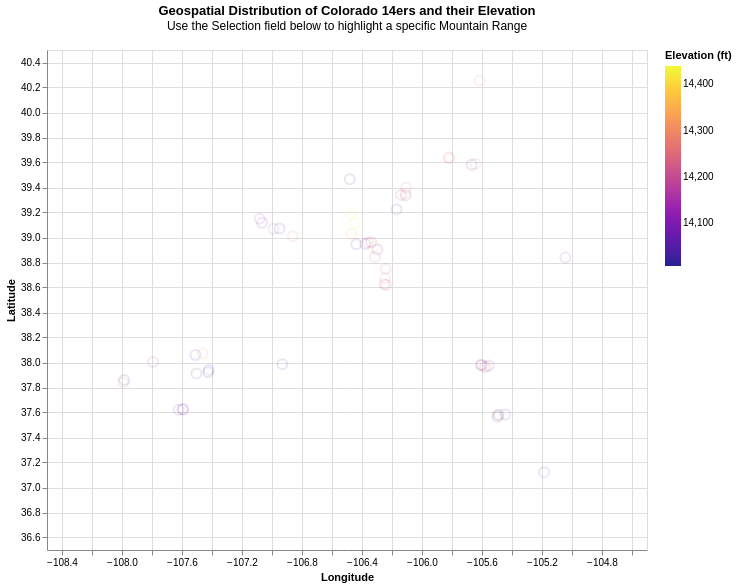

This figure's notebook cell:
### Code cell
#Question 1 | Chart 1: Scatter Plot with Selection Dropdown

#dropdown options with "None"
ranges_with_all = ['None'] + mountain_range

#creating a selection dropdown
select_range = alt.selection_point(
    name='Select',
    fields=['Mountain Range'],
    bind=alt.binding_select(options=ranges_with_all),
    value='None' 
)

condicont = alt.condition(select_range, alt.value(0.9), alt.value(0.1))


scatter_1 = alt.Chart(df_col14er).mark_point(size=100, opacity=0.7).encode(
    alt.X('Long:Q', title='Longitude', scale=alt.Scale(domain=[-108.5, -104.5])),
    alt.Y('Lat:Q', title='Latitude', scale=alt.Scale(domain=[36.5, 40.5])),
    alt.Color('Elevation_ft:Q', title='Elevation (ft)', scale=alt.Scale(scheme='plasma')),
    tooltip=['Mountain Peak', 'Elevation_ft'],
    opacity=condicont
).properties(
    width=600,
    height=500,
    title={
        "text": "Geospatial Distribution of Colorado 14ers and their Elevation",
        "subtitle": ["Use the Selection field below to highlight a specific Mountain Range", ""]
    }
).add_params(
    select_range
)

scatter_1

### Figure 1 — Vega-Lite specification as saved in the notebook (floating-point values rounded to 4 significant figures)
{"config": {"view": {"continuousWidth": 300, "continuousHeight": 300}}, "data": {"name": "data-edeb8de2e50c1a3e782d222b6a868884"}, "mark": {"type": "point", "opacity": 0.7, "size": 100}, "encoding": {"color": {"field": "Elevation_ft", "scale": {"scheme": "plasma"}, "title": "Elevation (ft)", "type": "quantitative"}, "opacity": {"condition": {"param": "Select", "value": 0.9}, "value": 0.1}, "tooltip": [{"field": "Mountain Peak", "type": "nominal"}, {"field": "Elevation_ft", "type": "quantitative"}], "x": {"field": "Long", "scale": {"domain": [-108.5, -104.5]}, "title": "Longitude", "type": "quantitative"}, "y": {"field": "Lat", "scale": {"domain": [36.5, 40.5]}, "title": "Latitude", "type": "quantitative"}}, "height": 500, "params": [{"name": "Select", "select": {"type": "point", "fields": ["Mountain Range"]}, "bind": {"input": "select", "options": ["None", "Elk Mountains", "Front Range", "Mosquito Range", "San Juan Mountains", "Sangre de Cristo Range", "Sawatch Range"]}, "value": "None"}], "title": {"text": "Geospatial Distribution of Colorado 14ers and their Elevation", "subtitle": ["Use the Selection field below to highlight a specific Mountain Range", ""]}, "width": 600, "$schema": "https://vega.github.io/schema/vega-lite/v5.20.1.json", "datasets": {"data-edeb8de2e50c1a3e782d222b6a868884": [{"Mountain Peak": "Mount Elbert", "Mountain Range": "Sawatch Range", "Elevation_ft": 14440, "Prominence_ft": 9093, "Lat": 39.12, "Long": -106.4, "Distance_mi": 9.5, "Elevation Gain_ft": 4700, "Difficulty": "Class 1", "Traffic Low": 20000, "Traffic High": 25000, "Average Visitors 2017": 22500}, {"Mountain Peak": "Mount Massive", "Mountain Range": "Sawatch Range", "Elevation_ft": 14428, "Prominence_ft": 1961, "Lat": 39.19, "Long": -106.5, "Distance_mi": 14.5, "Elevation Gain_ft": 4500, "Difficulty": "Class 2", "Traffic Low": 7000, "Traffic High": 10000, "Average Visitors 2017": 8500}, {"Mountain Peak": "Mount Harvard", "Mountain Range": "Sawatch Range", "Elevation_ft": 14421, "Prominence_ft": 2360, "Lat": 38.92, "Long": -106.3, "Distance_mi": 14.0, "Elevation Gain_ft": 4600, "Difficulty": "Class 2", "Traffic Low": 5000, "Traffic High": 7000, "Average Visitors 2017": 6000}, {"Mountain Peak": "Blanca Peak", "Mountain Range": "Sangre de Cristo Range", "Elevation_ft": 14351, "Prominence_ft": 5326, "Lat": 37.58, "Long": -105.5, "Distance_mi": 17.0, "Elevation Gain_ft": 6500, "Difficulty": "Class 2", "Traffic Low": 1000, "Traffic High": 3000, "Average Visitors 2017": 2000}, {"Mountain Peak": "La Plata Peak", "Mountain Range": "Sawatch Range", "Elevation_ft": 14343, "Prominence_ft": 1836, "Lat": 39.03, "Long": -106.5, "Distance_mi": 9.25, "Elevation Gain_ft": 4500, "Difficulty": "Class 2", "Traffic Low": 5000, "Traffic High": 7000, "Average Visitors 2017": 6000}, {"Mountain Peak": "Uncompahgre Peak", "Mountain Range": "San Juan Mountains", "Elevation_ft": 14321, "Prominence_ft": 4277, "Lat": 38.07, "Long": -107.5, "Distance_mi": 7.5, "Elevation Gain_ft": 3000, "Difficulty": "Class 2", "Traffic Low": 3000, "Traffic High": 5000, "Average Visitors 2017": 4000}, {"Mountain Peak": "Crestone Peak", "Mountain Range": "Sangre de Cristo Range", "Elevation_ft": 14300, "Prominence_ft": 4554, "Lat": 37.97, "Long": -105.6, "Distance_mi": 14.0, "Elevation Gain_ft": 5700, "Difficulty": "Class 3", "Traffic Low": 1000, "Traffic High": 3000, "Average Visitors 2017": 2000}, {"Mountain Peak": "Mount Lincoln", "Mountain Range": "Mosquito Range", "Elevation_ft": 14293, "Prominence_ft": 3862, "Lat": 39.35, "Long": -106.1, "Distance_mi": 6.0, "Elevation Gain_ft": 2600, "Difficulty": "Class 2", "Traffic Low": 15000, "Traffic High": 20000, "Average Visitors 2017": 17500}, {"Mountain Peak": "Castle Peak", "Mountain Range": "Elk Mountains", "Elevation_ft": 14279, "Prominence_ft": 2365, "Lat": 39.01, "Long": -106.9, "Distance_mi": 13.5, "Elevation Gain_ft": 4600, "Difficulty": "Class 2", "Traffic Low": 1000, "Traffic High": 3000, "Average Visitors 2017": 2000}, {"Mountain Peak": "Grays Peak", "Mountain Range": "Front Range", "Elevation_ft": 14278, "Prominence_ft": 2770, "Lat": 39.63, "Long": -105.8, "Distance_mi": 8.0, "Elevation Gain_ft": 3000, "Difficulty": "Class 1", "Traffic Low": 25000, "Traffic High": 30000, "Average Visitors 2017": 27500}, {"Mountain Peak": "Mount Antero", "Mountain Range": "Sawatch Range", "Elevation_ft": 14276, "Prominence_ft": 2503, "Lat": 38.67, "Long": -106.2, "Distance_mi": 16.0, "Elevation Gain_ft": 5200, "Difficulty": "Class 2", "Traffic Low": 3000, "Traffic High": 5000, "Average Visitors 2017": 4000}, {"Mountain Peak": "Torreys Peak", "Mountain Range": "Front Range", "Elevation_ft": 14275, "Prominence_ft": 560, "Lat": 39.64, "Long": -105.8, "Distance_mi": 8.0, "Elevation Gain_ft": 3000, "Difficulty": "Class 2", "Traffic Low": 25000, "Traffic High": 30000, "Average Visitors 2017": 27500}, {"Mountain Peak": "Quandary Peak", "Mountain Range": "Mosquito Range", "Elevation_ft": 14271, "Prominence_ft": 1125, "Lat": 39.4, "Long": -106.1, "Distance_mi": 6.75, "Elevation Gain_ft": 3450, "Difficulty": "Class 1", "Traffic Low": 20000, "Traffic High": 25000, "Average Visitors 2017": 22500}, {"Mountain Peak": "Mount Evans", "Mountain Range": "Front Range", "Elevation_ft": 14271, "Prominence_ft": 2770, "Lat": 39.59, "Long": -105.6, "Distance_mi": 5.0, "Elevation Gain_ft": 2000, "Difficulty": "Class 2", "Traffic Low": 15000, "Traffic High": 20000, "Average Visitors 2017": 17500}, {"Mountain Peak": "Longs Peak", "Mountain Range": "Front Range", "Elevation_ft": 14259, "Prominence_ft": 2940, "Lat": 40.26, "Long": -105.6, "Distance_mi": 14.5, "Elevation Gain_ft": 5100, "Difficulty": "Class 3", "Traffic Low": 15000, "Traffic High": 20000, "Average Visitors 2017": 17500}, {"Mountain Peak": "Mount Wilson", "Mountain Range": "San Juan Mountains", "Elevation_ft": 14252, "Prominence_ft": 4024, "Lat": 37.84, "Long": -108.0, "Distance_mi": 16.0, "Elevation Gain_ft": 5100, "Difficulty": "Class 4", "Traffic Low": 1000, "Traffic High": 3000, "Average Visitors 2017": 2000}, {"Mountain Peak": "Mount Shavano", "Mountain Range": "Sawatch Range", "Elevation_ft": 14231, "Prominence_ft": 1619, "Lat": 38.62, "Long": -106.2, "Distance_mi": 9.0, "Elevation Gain_ft": 4600, "Difficulty": "Class 2", "Traffic Low": 5000, "Traffic High": 7000, "Average Visitors 2017": 6000}, {"Mountain Peak": "Mount Princeton", "Mountain Range": "Sawatch Range", "Elevation_ft": 14204, "Prominence_ft": 2177, "Lat": 38.75, "Long": -106.2, "Distance_mi": 6.5, "Elevation Gain_ft": 3200, "Difficulty": "Class 2", "Traffic Low": 5000, "Traffic High": 7000, "Average Visitors 2017": 6000}, {"Mountain Peak": "Mount Belford", "Mountain Range": "Sawatch Range", "Elevation_ft": 14203, "Prominence_ft": 1337, "Lat": 38.96, "Long": -106.4, "Distance_mi": 8.0, "Elevation Gain_ft": 4500, "Difficulty": "Class 2", "Traffic Low": 5000, "Traffic High": 7000, "Average Visitors 2017": 6000}, {"Mountain Peak": "Crestone Needle", "Mountain Range": "Sangre de Cristo Range", "Elevation_ft": 14203, "Prominence_ft": 457, "Lat": 37.96, "Long": -105.6, "Distance_mi": 12.0, "Elevation Gain_ft": 4400, "Difficulty": "Class 3", "Traffic Low": 1000, "Traffic High": 3000, "Average Visitors 2017": 2000}, {"Mountain Peak": "Mount Yale", "Mountain Range": "Sawatch Range", "Elevation_ft": 14200, "Prominence_ft": 1896, "Lat": 38.84, "Long": -106.3, "Distance_mi": 9.5, "Elevation Gain_ft": 4300, "Difficulty": "Class 2", "Traffic Low": 5000, "Traffic High": 7000, "Average Visitors 2017": 6000}, {"Mountain Peak": "Mount Bross", "Mountain Range": "Mosquito Range", "Elevation_ft": 14178, "Prominence_ft": 312, "Lat": 39.34, "Long": -106.1, "Distance_mi": 3.25, "Elevation Gain_ft": 2250, "Difficulty": "Class 2", "Traffic Low": 15000, "Traffic High": 20000, "Average Visitors 2017": 17500}, {"Mountain Peak": "Kit Carson Mountain", "Mountain Range": "Sangre de Cristo Range", "Elevation_ft": 14171, "Prominence_ft": 1025, "Lat": 37.98, "Long": -105.6, "Distance_mi": 14.5, "Elevation Gain_ft": 6250, "Difficulty": "Class 3", "Traffic Low": 1000, "Traffic High": 3000, "Average Visitors 2017": 2000}, {"Mountain Peak": "Maroon Peak", "Mountain Range": "Elk Mountains", "Elevation_ft": 14163, "Prominence_ft": 2336, "Lat": 39.07, "Long": -107.0, "Distance_mi": 11.5, "Elevation Gain_ft": 4800, "Difficulty": "Class 3", "Traffic Low": 1000, "Traffic High": 3000, "Average Visitors 2017": 2000}, {"Mountain Peak": "Tabeguache Peak", "Mountain Range": "Sawatch Range", "Elevation_ft": 14162, "Prominence_ft": 455, "Lat": 38.63, "Long": -106.3, "Distance_mi": 11.0, "Elevation Gain_ft": 5600, "Difficulty": "Class 2", "Traffic Low": 5000, "Traffic High": 7000, "Average Visitors 2017": 6000}, {"Mountain Peak": "Mount Oxford (Colorado)", "Mountain Range": "Sawatch Range", "Elevation_ft": 14160, "Prominence_ft": 653, "Lat": 38.96, "Long": -106.3, "Distance_mi": 11.0, "Elevation Gain_ft": 5800, "Difficulty": "Class 2", "Traffic Low": 5000, "Traffic High": 7000, "Average Visitors 2017": 6000}, {"Mountain Peak": "Mount Sneffels", "Mountain Range": "San Juan Mountains", "Elevation_ft": 14158, "Prominence_ft": 3050, "Lat": 38.0, "Long": -107.8, "Distance_mi": 6.0, "Elevation Gain_ft": 2900, "Difficulty": "Class 3", "Traffic Low": 3000, "Traffic High": 5000, "Average Visitors 2017": 4000}, {"Mountain Peak": "Mount Democrat", "Mountain Range": "Mosquito Range", "Elevation_ft": 14155, "Prominence_ft": 768, "Lat": 39.34, "Long": -106.1, "Distance_mi": 4.0, "Elevation Gain_ft": 2150, "Difficulty": "Class 2", "Traffic Low": 15000, "Traffic High": 20000, "Average Visitors 2017": 17500}, {"Mountain Peak": "Capitol Peak", "Mountain Range": "Elk Mountains", "Elevation_ft": 14137, "Prominence_ft": 1750, "Lat": 39.15, "Long": -107.1, "Distance_mi": 17.0, "Elevation Gain_ft": 5300, "Difficulty": "Class 4", "Traffic Low": 1000, "Traffic High": 3000, "Average Visitors 2017": 2000}, {"Mountain Peak": "Pikes Peak", "Mountain Range": "Front Range", "Elevation_ft": 14115, "Prominence_ft": 5530, "Lat": 38.84, "Long": -105.0, "Distance_mi": 26.0, "Elevation Gain_ft": 7500, "Difficulty": "Class 1", "Traffic Low": 15000, "Traffic High": 20000, "Average Visitors 2017": 17500}, {"Mountain Peak": "Snowmass Mountain", "Mountain Range": "Elk Mountains", "Elevation_ft": 14099, "Prominence_ft": 1152, "Lat": 39.12, "Long": -107.1, "Distance_mi": 22.0, "Elevation Gain_ft": 5800, "Difficulty": "Class 3", "Traffic Low": 1000, "Traffic High": 3000, "Average Visitors 2017": 2000}, {"Mountain Peak": "Windom Peak", "Mountain Range": "San Juan Mountains", "Elevation_ft": 14093, "Prominence_ft": 2187, "Lat": 37.62, "Long": -107.6, "Distance_mi": 17.0, "Elevation Gain_ft": 6000, "Difficulty": "Class 2", "Traffic Low": 3000, "Traffic High": 5000, "Average Visitors 2017": 4000}, {"Mountain Peak": "Mount Eolus", "Mountain Range": "San Juan Mountains", "Elevation_ft": 14090, "Prominence_ft": 1024, "Lat": 37.62, "Long": -107.6, "Distance_mi": 17.0, "Elevation Gain_ft": 6100, "Difficulty": "Class 3", "Traffic Low": 3000, "Traffic High": 5000, "Average Visitors 2017": 4000}, {"Mountain Peak": "Challenger Point", "Mountain Range": "Sangre de Cristo Range", "Elevation_ft": 14087, "Prominence_ft": 301, "Lat": 37.98, "Long": -105.6, "Distance_mi": 12.5, "Elevation Gain_ft": 5400, "Difficulty": "Class 2", "Traffic Low": 1000, "Traffic High": 3000, "Average Visitors 2017": 2000}, {"Mountain Peak": "Mount Columbia", "Mountain Range": "Sawatch Range", "Elevation_ft": 14077, "Prominence_ft": 893, "Lat": 38.9, "Long": -106.3, "Distance_mi": 11.5, "Elevation Gain_ft": 4250, "Difficulty": "Class 2", "Traffic Low": 3000, "Traffic High": 5000, "Average Visitors 2017": 4000}, {"Mountain Peak": "Missouri Mountain", "Mountain Range": "Sawatch Range", "Elevation_ft": 14074, "Prominence_ft": 847, "Lat": 38.95, "Long": -106.4, "Distance_mi": 10.5, "Elevation Gain_ft": 4500, "Difficulty": "Class 2", "Traffic Low": 3000, "Traffic High": 5000, "Average Visitors 2017": 4000}, {"Mountain Peak": "Humboldt Peak", "Mountain Range": "Sangre de Cristo Range", "Elevation_ft": 14070, "Prominence_ft": 1204, "Lat": 37.98, "Long": -105.6, "Distance_mi": 11.0, "Elevation Gain_ft": 4200, "Difficulty": "Class 2", "Traffic Low": 1000, "Traffic High": 3000, "Average Visitors 2017": 2000}, {"Mountain Peak": "Mount Bierstadt", "Mountain Range": "Front Range", "Elevation_ft": 14065, "Prominence_ft": 720, "Lat": 39.58, "Long": -105.7, "Distance_mi": 7.0, "Elevation Gain_ft": 2850, "Difficulty": "Class 2", "Traffic Low": 35000, "Traffic High": 40000, "Average Visitors 2017": 37500}, {"Mountain Peak": "Sunlight Peak", "Mountain Range": "San Juan Mountains", "Elevation_ft": 14065, "Prominence_ft": 399, "Lat": 37.63, "Long": -107.6, "Distance_mi": 17.0, "Elevation Gain_ft": 6000, "Difficulty": "Class 4", "Traffic Low": 3000, "Traffic High": 5000, "Average Visitors 2017": 4000}, {"Mountain Peak": "Handies Peak", "Mountain Range": "San Juan Mountains", "Elevation_ft": 14058, "Prominence_ft": 1908, "Lat": 37.91, "Long": -107.5, "Distance_mi": 5.75, "Elevation Gain_ft": 2500, "Difficulty": "Class 1", "Traffic Low": 5000, "Traffic High": 7000, "Average Visitors 2017": 6000}, {"Mountain Peak": "Culebra Peak", "Mountain Range": "Sangre de Cristo Range", "Elevation_ft": 14053, "Prominence_ft": 4827, "Lat": 37.12, "Long": -105.2, "Distance_mi": 5.0, "Elevation Gain_ft": 2700, "Difficulty": "Class 2", "Traffic Low": 1000, "Traffic High": 3000, "Average Visitors 2017": 2000}, {"Mountain Peak": "Ellingwood Point", "Mountain Range": "Sangre de Cristo Range", "Elevation_ft": 14048, "Prominence_ft": 342, "Lat": 37.58, "Long": -105.5, "Distance_mi": 17.0, "Elevation Gain_ft": 6200, "Difficulty": "Class 2", "Traffic Low": 1000, "Traffic High": 3000, "Average Visitors 2017": 2000}, {"Mountain Peak": "Mount Lindsey", "Mountain Range": "Sangre de Cristo Range", "Elevation_ft": 14048, "Prominence_ft": 1542, "Lat": 37.58, "Long": -105.4, "Distance_mi": 8.25, "Elevation Gain_ft": 3500, "Difficulty": "Class 3", "Traffic Low": 1000, "Traffic High": 3000, "Average Visitors 2017": 2000}, {"Mountain Peak": "Little Bear Peak", "Mountain Range": "Sangre de Cristo Range", "Elevation_ft": 14043, "Prominence_ft": 377, "Lat": 37.57, "Long": -105.5, "Distance_mi": 14.0, "Elevation Gain_ft": 6200, "Difficulty": "Class 4", "Traffic Low": 1000, "Traffic High": 3000, "Average Visitors 2017": 2000}, {"Mountain Peak": "Mount Sherman", "Mountain Range": "Mosquito Range", "Elevation_ft": 14043, "Prominence_ft": 850, "Lat": 39.23, "Long": -106.2, "Distance_mi": 5.25, "Elevation Gain_ft": 2100, "Difficulty": "Class 2", "Traffic Low": 20000, "Traffic High": 25000, "Average Visitors 2017": 22500}, {"Mountain Peak": "Redcloud Peak", "Mountain Range": "San Juan Mountains", "Elevation_ft": 14041, "Prominence_ft": 1436, "Lat": 37.94, "Long": -107.4, "Distance_mi": 9.0, "Elevation Gain_ft": 3700, "Difficulty": "Class 2", "Traffic Low": 3000, "Traffic High": 5000, "Average Visitors 2017": 4000}, {"Mountain Peak": "Pyramid Peak", "Mountain Range": "Elk Mountains", "Elevation_ft": 14025, "Prominence_ft": 1638, "Lat": 39.07, "Long": -107.0, "Distance_mi": 8.25, "Elevation Gain_ft": 4500, "Difficulty": "Class 4", "Traffic Low": 1000, "Traffic High": 3000, "Average Visitors 2017": 2000}, {"Mountain Peak": "Wilson Peak", "Mountain Range": "San Juan Mountains", "Elevation_ft": 14023, "Prominence_ft": 857, "Lat": 37.86, "Long": -108.0, "Distance_mi": 10.0, "Elevation Gain_ft": 5000, "Difficulty": "Class 3", "Traffic Low": 1000, "Traffic High": 3000, "Average Visitors 2017": 2000}, {"Mountain Peak": "San Luis Peak", "Mountain Range": "San Juan Mountains", "Elevation_ft": 14022, "Prominence_ft": 3113, "Lat": 37.99, "Long": -106.9, "Distance_mi": 13.5, "Elevation Gain_ft": 3600, "Difficulty": "Class 1", "Traffic Low": 3000, "Traffic High": 5000, "Average Visitors 2017": 4000}, {"Mountain Peak": "Wetterhorn Peak", "Mountain Range": "San Juan Mountains", "Elevation_ft": 14021, "Prominence_ft": 1635, "Lat": 38.06, "Long": -107.5, "Distance_mi": 7.0, "Elevation Gain_ft": 3300, "Difficulty": "Class 3", "Traffic Low": 3000, "Traffic High": 5000, "Average Visitors 2017": 4000}, {"Mountain Peak": "Mount of the Holy Cross", "Mountain Range": "Sawatch Range", "Elevation_ft": 14011, "Prominence_ft": 2113, "Lat": 39.47, "Long": -106.5, "Distance_mi": 12.0, "Elevation Gain_ft": 5600, "Difficulty": "Class 2", "Traffic Low": 3000, "Traffic High": 5000, "Average Visitors 2017": 4000}, {"Mountain Peak": "Huron Peak", "Mountain Range": "Sawatch Range", "Elevation_ft": 14010, "Prominence_ft": 1423, "Lat": 38.95, "Long": -106.4, "Distance_mi": 6.5, "Elevation Gain_ft": 3500, "Difficulty": "Class 2", "Traffic Low": 5000, "Traffic High": 7000, "Average Visitors 2017": 6000}, {"Mountain Peak": "Sunshine Peak", "Mountain Range": "San Juan Mountains", "Elevation_ft": 14007, "Prominence_ft": 501, "Lat": 37.92, "Long": -107.4, "Distance_mi": 12.25, "Elevation Gain_ft": 4800, "Difficulty": "Class 2", "Traffic Low": 3000, "Traffic High": 5000, "Average Visitors 2017": 4000}]}}
